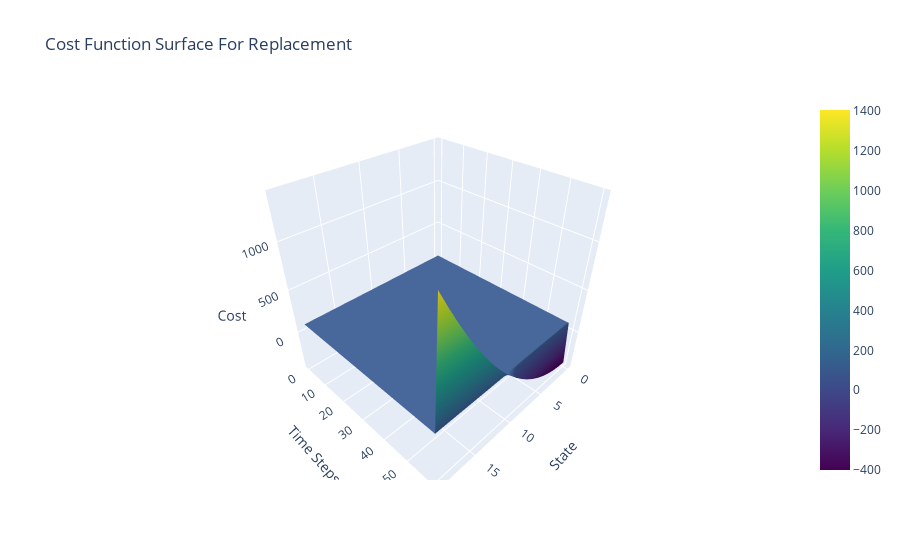

The notebook cell saved with this chart:
### Code cell
# Create a meshgrid for plotting
X, Y = np.meshgrid(np.arange(N), np.arange(time_steps + 1))
Z = C[:, 0, :]

fig = go.Figure(data=[go.Surface(z=Z, x=X, y=Y, colorscale='Viridis')])
fig.update_layout(title='Cost Function Surface For Replacement', scene=dict(
    xaxis_title='State',
    yaxis_title='Time Steps',
    zaxis_title='Cost'
))

fig.show()

### Figure 1 — Plotly figure (JSON) as saved in the notebook; plotly's stock layout.template omitted (floating-point values rounded to 4 significant figures; data arrays with more than 128 entries replaced by an {"elided": "..."} marker saying what was removed)
{"data": [{"colorscale": [[0, "#440154"], [0.1111, "#482878"], [0.2222, "#3e4989"], [0.3333, "#31688e"], [0.4444, "#26828e"], [0.5556, "#1f9e89"], [0.6667, "#35b779"], [0.7778, "#6ece58"], [0.8889, "#b5de2b"], [1, "#fde725"]], "type": "surface", "x": {"elided": "61x20 int values"}, "y": {"elided": "61x20 int values"}, "z": {"elided": "61x20 int values"}}], "layout": {"scene": {"xaxis": {"title": {"text": "State"}}, "yaxis": {"title": {"text": "Time Steps"}}, "zaxis": {"title": {"text": "Cost"}}}, "title": {"text": "Cost Function Surface For Replacement"}}}
